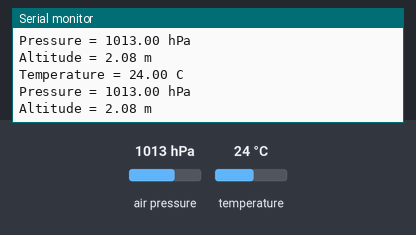
Simulated run of this sketch. Board: Arduino Uno, built with avr-gcc and run on an emulated ATmega328P. Parts: the last lines printed to the serial monitor. The inputs (shaded band) are chosen by the test bench; at power-on: air pressure 1013 hPa, temperature 24 °C.

Above: at 1.2 s.
1.3 s: air pressure set to 952 hPa
At 2.6 s:
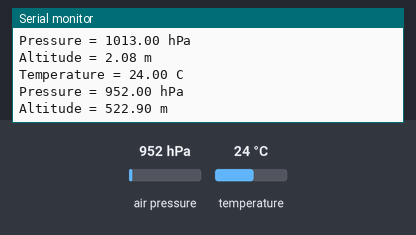
2.8 s: temperature set to 12 °C
At 3.6 s:
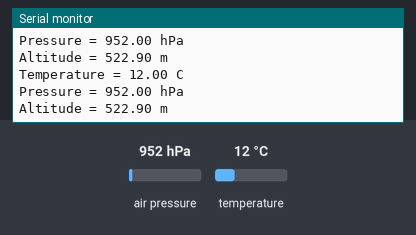
4.3 s: air pressure set to 975 hPa
At 5.6 s:
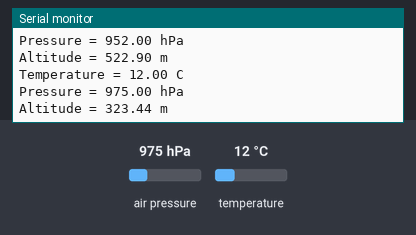
Timing chart, 0 to 7.3 s (numbered marks = the images above; inputs shaded):
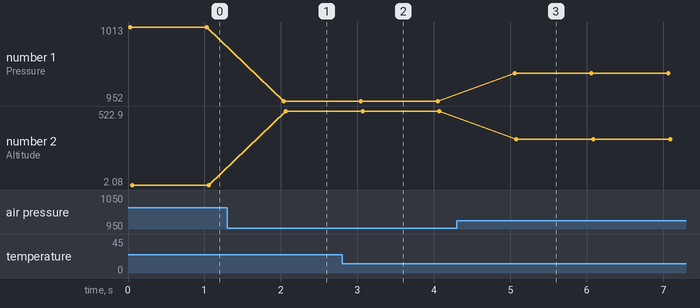

Measured:
- after the input at 1.3 s, the serial monitor: prints a new line after 0.74 s (image 1)
- after the input at 2.8 s, the serial monitor: prints a new line after 0.22 s (image 2)
- after the input at 4.3 s, the serial monitor: prints a new line after 0.76 s (image 3)
- plotted number 1: 1013 → 952 after the input at 1.3 s, 952 → 975 after the input at 4.3 s
- plotted number 2: 2.08 → 522.9 after the input at 1.3 s, 522.9 → 323.44 after the input at 4.3 s

The sketch:

BMP_280_DataRead.ino
```cpp
#include <Wire.h>
#include <Adafruit_BMP280.h>
Adafruit_BMP280 bmp;
void setup() {
  Serial.begin(9600);
  if (!bmp.begin(0x76)) {
    Serial.println("Could not find a valid BMP280 sensor, check wiring!");
    while (1);
  }
}
void loop() {
  float temperature = bmp.readTemperature();
  float pressure = bmp.readPressure() / 100.0F;
  float altitude = bmp.readAltitude(1013.25);  // Referans basıncı 1013.25 hPa (deniz seviyesi basıncı)
  // Print sensor readings to serial monitor
  Serial.print("Temperature = ");
  Serial.print(temperature);
  Serial.println(" C");
  Serial.print("Pressure = ");
  Serial.print(pressure);
  Serial.println(" hPa");
  Serial.print("Altitude = ");
  Serial.print(altitude);
  Serial.println(" m");
  delay(1000);
}
```
